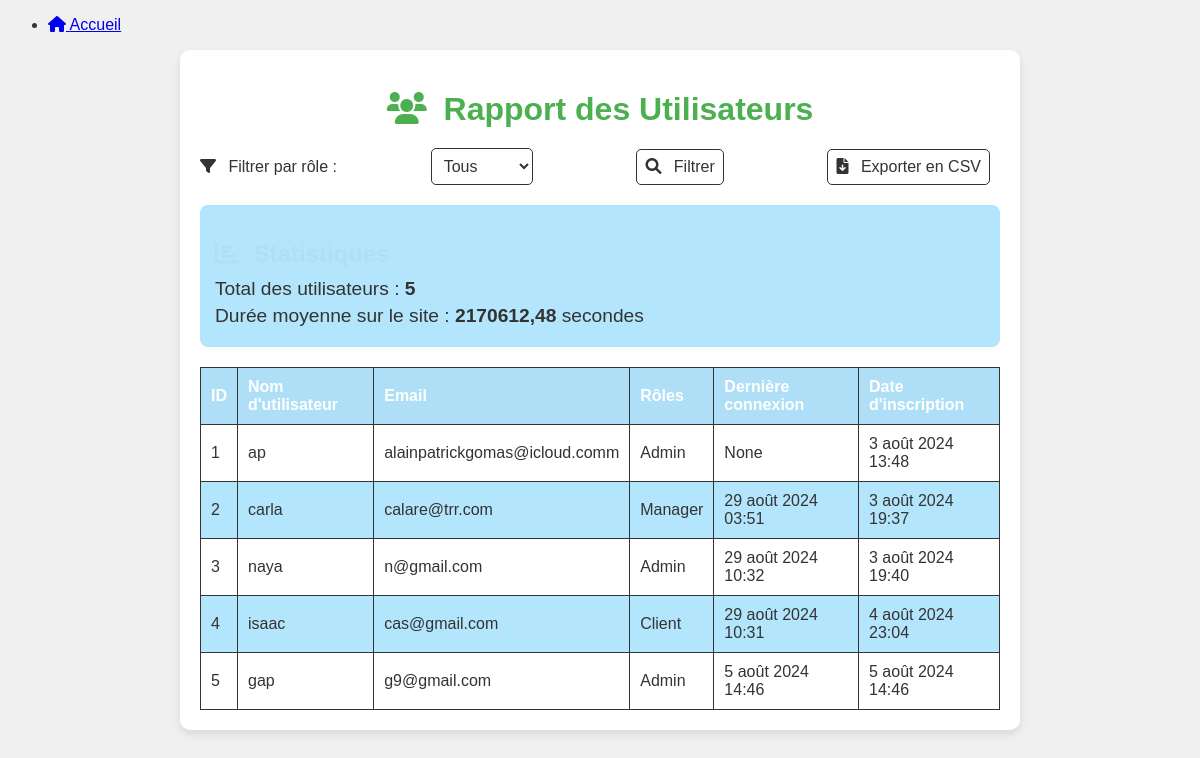
The page /user_report/ on the database its author committed.
### Ecomed/models.py (models this page shows, shortened)
class CustomUser(AbstractUser):
    is_manager = models.BooleanField(default=False)
    is_client = models.BooleanField(default=False)
    is_admin = models.BooleanField(default=False)
    email = models.EmailField(unique=True)
    first_name = models.CharField(max_length=30)
    last_name = models.CharField(max_length=30)
    code = models.CharField(max_length=100, blank=True, null=True)
    date_joined = models.DateTimeField(null=True, blank=True, auto_now_add=True)

### Ecomed/views.py (the view, shortened to what this page needs)
# urls.py: path('user_report/', user_report, name='user_report'),
def user_report(request):
    role_filter = request.GET.get('role')  # Récupérer le filtre du rôle depuis les paramètres GET
    users = CustomUser.objects.all()
    if role_filter == 'admin':
        users = users.filter(is_admin=True)
    elif role_filter == 'manager':
        users = users.filter(is_manager=True)
    elif role_filter == 'client':
        users = users.filter(is_client=True)
    total_users = users.count()
    total_duration = sum((timezone.now() - user.date_joined).total_seconds() for user in users)
    average_duration = total_duration / total_users if total_users > 0 else 0
    context = {
        'users': users,
        'total_users': total_users,
        'average_duration': average_duration,
        'role_filter': role_filter,  # Passer le filtre actif au template
    }
    return render(request, 'Ecomed/user_report.html', context)

### Ecomed/templates/Ecomed/user_report.html (shortened to what this page needs)
{% extends 'Ecomed/base.html' %}
{% load static %}
{% block content %}
<link rel="stylesheet" type="text/css" href="{% static 'ecomed_user_report.css' %}">
<div class="user-report-container">
    <h1><i class="fas fa-users icon"></i> Rapport des Utilisateurs</h1>
    <form method="get" class="filter-form">
        <div class="form-group">
            <label for="role"><i class="fas fa-filter icon"></i> Filtrer par rôle :</label>
            <select name="role" id="role">
                <option value="">Tous</option>
            </select>
            <button type="submit" class="btn btn-primary"><i class="fas fa-search icon"></i> Filtrer</button>
            <button type="submit" name="export" value="csv" class="btn btn-secondary"><i class="fas fa-file-download icon"></i> Exporter en CSV</button>
        </div>
    </form>
    <div class="statistics">
        <h2><i class="fas fa-chart-bar icon"></i> Statistiques</h2>
        <p>Total des utilisateurs : <strong>{{ total_users }}</strong></p>
        <p>Durée moyenne sur le site : <strong>{{ average_duration|floatformat:2 }}</strong> secondes</p>
    </div>
    <table class="table table-bordered user-table">
        <thead>
            <tr>
                <th>ID</th>
                <th>Nom d'utilisateur</th>
                <th>Email</th>
                <th>Rôles</th>
                <th>Dernière connexion</th>
                <th>Date d'inscription</th>
            </tr>
        </thead>
        <tbody>
            {% for user in users %}
                <tr>
                    <td>{{ user.id }}</td>
                    <td>{{ user.username }}</td>
                    <td>{{ user.email }}</td>
                    <td>
                        {% if user.is_admin %} Admin {% endif %}
                        {% if user.is_manager %} Manager {% endif %}
                        {% if user.is_client %} Client {% endif %}
                    </td>
                    <td>{{ user.last_login }}</td>
                    <td>{{ user.date_joined }}</td>
                </tr>
            {% endfor %}
        </tbody>
    </table>
</div>
{% endblock %}

### Ecomed/static/ecomed_user_report.css (style rules this page uses)
:root { --vert-calme: #4CAF50; --rouge-clair: #E57373; --bleu-clair: #AEDFF7; --bleu-doux: #B3E5FC; --noir: #000000; --gris-foncé: #333333; --gris-clair: #F0F0F0; --blanc-pur: #FFFFFF; }
body { font-family: Arial, sans-serif; background-color: var(--gris-clair); color: var(--gris-foncé); }
.user-report-container { max-width: 800px; margin: auto; padding: 20px; background-color: var(--blanc-pur); border-radius: 10px; box-shadow: 0px 4px 8px rgba(0, 0, 0, 0.1); }
h1 { color: var(--vert-calme); text-align: center; margin-bottom: 20px; font-size: 2em; }
.filter-form .form-group { display: flex; justify-content: space-between; align-items: center; margin-bottom: 20px; }
.filter-form .form-group select, .filter-form .form-group button { margin: 0 10px; padding: 8px; border-radius: 5px; border: 1px solid var(--gris-foncé); background-color: var(--blanc-pur); color: var(--gris-foncé); font-size: 1em; }
.statistics { background-color: var(--bleu-doux); padding: 15px; border-radius: 8px; margin-bottom: 20px; }
.statistics h2 { color: var(--bleu-clair); font-size: 1.5em; margin-bottom: 10px; }
.statistics p { font-size: 1.2em; margin: 5px 0; }
.table.user-table { width: 100%; border-collapse: collapse; }
.table.user-table th, .table.user-table td { padding: 10px; text-align: left; border: 1px solid var(--gris-foncé); }
.table.user-table th { background-color: var(--bleu-clair); color: var(--blanc-pur); }
.table.user-table tr:nth-child(even) { background-color: var(--bleu-doux); }
.icon { margin-right: 8px; }

### rows shown on the page
CustomUser: id "1", username "ap", email "alainpatrickgomas@icloud.comm", is_admin "Admin", last_login "None", date_joined "3 août 2024 13:48"
CustomUser: id "2", username "carla", email "calare@trr.com", is_manager "Manager", last_login "29 août 2024 03:51", date_joined "3 août 2024 19:37"
CustomUser: id "3", username "naya", email "n@gmail.com", is_admin "Admin", last_login "29 août 2024 10:32", date_joined "3 août 2024 19:40"
CustomUser: id "4", username "isaac", email "cas@gmail.com", is_client "Client", last_login "29 août 2024 10:31", date_joined "4 août 2024 23:04"
CustomUser: id "5", username "gap", email "g9@gmail.com", is_admin "Admin", last_login "5 août 2024 14:46", date_joined "5 août 2024 14:46"

### other values the page prints
{{ total_users }} "5"
{{ average_duration|floatformat:2 }} "2170612,48"
